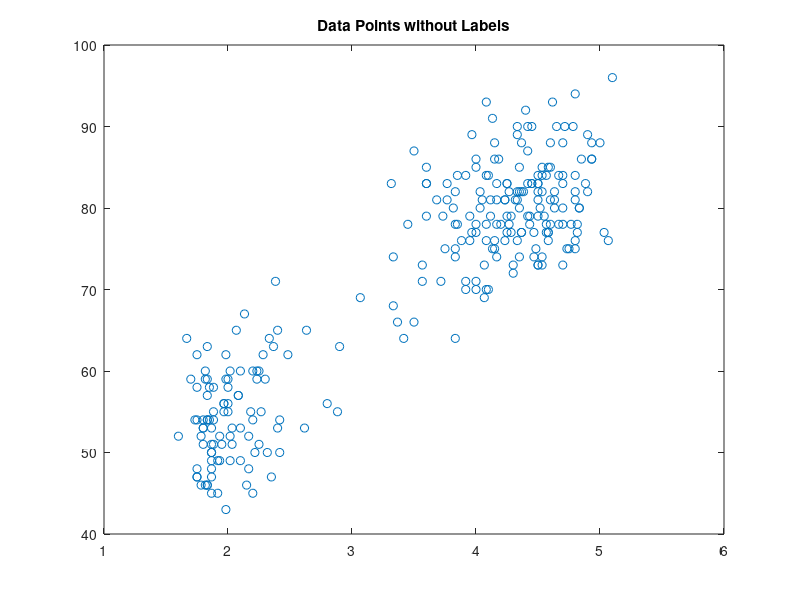
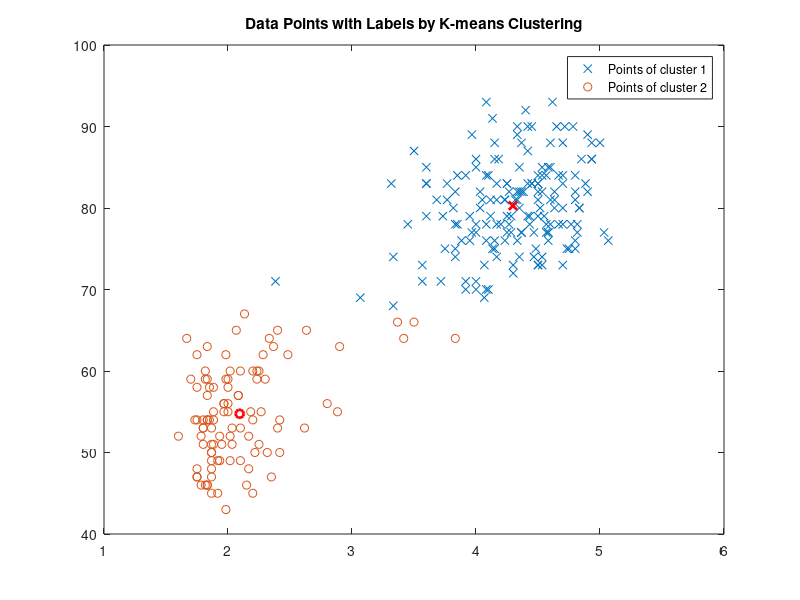

Reproduce these figures in MATLAB, in order.
%% Generate data for kmeans
clear
X= load('data.txt');
figure(1)
X=X(:,2:3);
plot(X(:,1), X(:,2), 'o');
title('Data Points without Labels')

%% kmeans and scatter plot
[y C] = kmeans(X,2); % Find the assignment y and the means C of each cluster

figure(2)
plot(X(y==1,1),X(y==1,2), 'x');
hold on
plot(X(y==2,1),X(y==2,2), 'o');

plot(C(1,1),C(1,2), 'rx','LineWidth',2);
plot(C(2,1),C(2,2), 'ro','LineWidth',2);

legend('Points of cluster 1','Points of cluster 2')
title('Data Points with Labels by K-means Clustering')
hold off